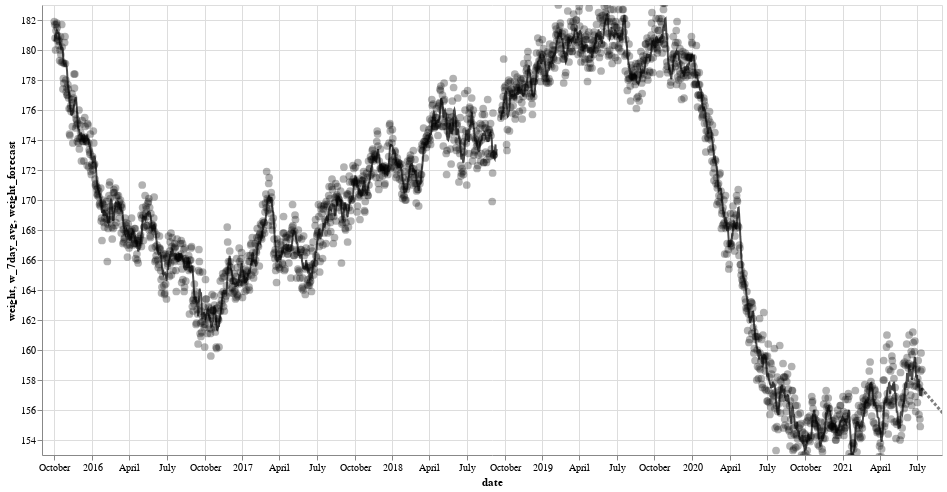

Notebook code cell kept with this figure:
### Code cell
dr = db_df[db_df.index >= "2015-10-01"].copy()
dr['date'] = dr.index
xs = ('2015-9-01', '2021-8-31')
ys = (153, 183)
width = 900
height = 450

# target_df = pd.DataFrame({'date':[week_metrics[2]], 'w_target':target_w}) 
# target_df.date = pd.to_datetime(target_df.date)

latest_d = dr.date.iloc[-2]
latest_w = dr.w_7day_avg.iloc[-1]
latest_c = dr.c_7day_avg.iloc[-2]
latest_s = dr.s_7day_avg.iloc[-2]
forecast = weight_forecast(model_coefs, latest_w, latest_c, latest_s, num_weeks=17, date_init=latest_d)
f_df = pd.DataFrame({'date':forecast[1], 'weight_forecast':forecast[2]})

w=alt.Chart(dr).mark_circle(size=60, opacity=0.3, color='black').encode(
    x=alt.X('date',
        scale=alt.Scale(domain=xs)
    ),  
    y=alt.Y('weight',
        scale=alt.Scale(domain=ys)
    ),      
    tooltip=['date', 'weight', 'calories', 'steps']
).properties(
    width=width,
    height=height
).interactive()

w_7d_avg=alt.Chart(dr).mark_line(opacity=0.7, color='black').encode(
    x='date',   
    y=alt.Y('w_7day_avg',
        scale=alt.Scale(domain=ys)
    ),      
    tooltip=['date', 'w_7day_avg']
).properties(
    width=width,
    height=height
).interactive()

w_forecast=alt.Chart(f_df).mark_line(opacity=0.5, color='black', strokeDash=[3,2], strokeWidth=3).encode(
    x='date',   
    y=alt.Y('weight_forecast',
        scale=alt.Scale(domain=ys)
    ),      
    tooltip=['date', 'weight_forecast']
).properties(
    width=width,
    height=height
).interactive()

# wt=alt.Chart(target_df).mark_circle(size=100, opacity=0.75, color='red').encode(
#     x='date',   
#     y=alt.Y('w_target',
#         scale=alt.Scale(domain=ys)
#     ),      
#     tooltip=['date', 'w_target']
# ).properties(
#     width=width,
#     height=height
# ).interactive()

w + w_7d_avg + w_forecast #+ wt

### Figure 1 — Vega-Lite specification as saved in the notebook (floating-point values rounded to 4 significant figures; data arrays with more than 128 entries replaced by an {"elided": "..."} marker saying what was removed)
{"config": {"view": {"continuousWidth": 400, "continuousHeight": 300}}, "layer": [{"mark": {"type": "circle", "color": "black", "opacity": 0.3, "size": 60}, "encoding": {"tooltip": [{"type": "temporal", "field": "date"}, {"type": "quantitative", "field": "weight"}, {"type": "quantitative", "field": "calories"}, {"type": "quantitative", "field": "steps"}], "x": {"type": "temporal", "field": "date", "scale": {"domain": ["2015-9-01", "2021-8-31"]}}, "y": {"type": "quantitative", "field": "weight", "scale": {"domain": [153, 183]}}}, "height": 450, "selection": {"selector115": {"type": "interval", "bind": "scales", "encodings": ["x", "y"]}}, "width": 900}, {"mark": {"type": "line", "color": "black", "opacity": 0.7}, "encoding": {"tooltip": [{"type": "temporal", "field": "date"}, {"type": "quantitative", "field": "w_7day_avg"}], "x": {"type": "temporal", "field": "date"}, "y": {"type": "quantitative", "field": "w_7day_avg", "scale": {"domain": [153, 183]}}}, "height": 450, "selection": {"selector116": {"type": "interval", "bind": "scales", "encodings": ["x", "y"]}}, "width": 900}, {"data": {"name": "data-49d095cef8e70a5fe865baceee58d523"}, "mark": {"type": "line", "color": "black", "opacity": 0.5, "strokeDash": [3, 2], "strokeWidth": 3}, "encoding": {"tooltip": [{"type": "temporal", "field": "date"}, {"type": "quantitative", "field": "weight_forecast"}], "x": {"type": "temporal", "field": "date"}, "y": {"type": "quantitative", "field": "weight_forecast", "scale": {"domain": [153, 183]}}}, "height": 450, "selection": {"selector117": {"type": "interval", "bind": "scales", "encodings": ["x", "y"]}}, "width": 900}], "data": {"name": "data-d5c000b97b739ae1601e5dec9138942a"}, "$schema": "https://vega.github.io/schema/vega-lite/v4.8.1.json", "datasets": {"data-d5c000b97b739ae1601e5dec9138942a": {"elided": "2113 records"}, "data-49d095cef8e70a5fe865baceee58d523": [{"date": "2021-07-12T00:00:00", "weight_forecast": 157.5}, {"date": "2021-07-19T00:00:00", "weight_forecast": 157.2}, {"date": "2021-07-26T00:00:00", "weight_forecast": 157.0}, {"date": "2021-08-02T00:00:00", "weight_forecast": 156.8}, {"date": "2021-08-09T00:00:00", "weight_forecast": 156.5}, {"date": "2021-08-16T00:00:00", "weight_forecast": 156.3}, {"date": "2021-08-23T00:00:00", "weight_forecast": 156.1}, {"date": "2021-08-30T00:00:00", "weight_forecast": 155.9}, {"date": "2021-09-06T00:00:00", "weight_forecast": 155.7}, {"date": "2021-09-13T00:00:00", "weight_forecast": 155.5}, {"date": "2021-09-20T00:00:00", "weight_forecast": 155.3}, {"date": "2021-09-27T00:00:00", "weight_forecast": 155.1}, {"date": "2021-10-04T00:00:00", "weight_forecast": 154.9}, {"date": "2021-10-11T00:00:00", "weight_forecast": 154.7}, {"date": "2021-10-18T00:00:00", "weight_forecast": 154.5}, {"date": "2021-10-25T00:00:00", "weight_forecast": 154.3}, {"date": "2021-11-01T00:00:00", "weight_forecast": 154.1}, {"date": "2021-11-08T00:00:00", "weight_forecast": 153.9}]}}
